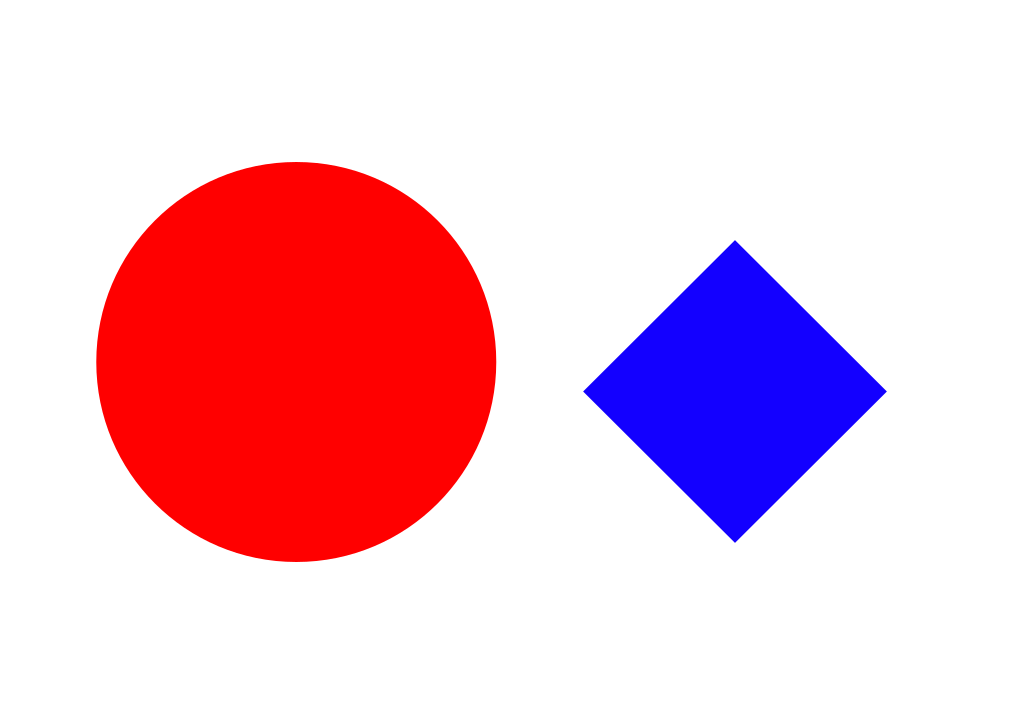
#> input picture task_1a_explore_opencv/Task_1A_Part1/Samples/Sample1.png, 1024 x 724 px; its folder holds only this picture in this run
$ python task_1a_part1.py
#> lines starting #> are read from the running program, lines starting #| are printed output that depends on the picture; after the words box and inside, x2 and y2 are one past the last pixel; in counts of white or black regions, pixels touching at a corner belong together
#> in scan_image, image is the input picture: shape (724, 1024, 3); mean B, G, R 211.8, 196, 240.4
'''
*****************************************************************************************
*
*               ===============================================
*                   Nirikshak Bot (NB) Theme (eYRC 2020-21)
*               ===============================================
*
*  This script is to implement Task 1A - Part 1 of Nirikshak Bot (NB) Theme (eYRC 2020-21).
*
*  This software is made available on an "AS IS WHERE IS BASIS".
*  Licensee/end user indemnifies and will keep e-Yantra indemnified from
*  any and all claim(s) that emanate from the use of the Software or
*  breach of the terms of this agreement.
*
*  e-Yantra - An MHRD project under National Mission on Education using ICT (NMEICT)
*
*****************************************************************************************
'''

# [5 lines left out: function show, not called in this run]
# Team ID:          NB_2139
# Author List:      Aman Tyagi, Yash Varshney
# Filename:         task_1a_part1.py
# Functions:        scan_image, rect, red_mask, blue_mask, green_mask, detect, line_intersect
#
# Global variables: shapes


####################### IMPORT MODULES #######################
## You are not allowed to make any changes in this section. ##
## You have to implement this task with the three available ##
## modules for this task (numpy, opencv, os)                ##
##############################################################
import cv2
import numpy as np
import os
##############################################################


# Global variable for details of shapes found in image and will be put in this dictionary, returned from scan_image function
shapes = {}


################# ADD UTILITY FUNCTIONS HERE #################
'''
                Inputs: Coordinates of points of two lines
                Outputs: Intersection point of the two lines
                Purpose: Thispurpose calculates the intersection point of two lines. Intersection
                point is helpful in finding the congruency of the two diagonals which is one of the
                distinct properties of the parallelograms.'''

# [14 lines left out: function line_intersect, not called in this run]

'''        Name: rect
           Inputs: contours
           Outputs: Properties of parallelograms and quadrilaterals
           Purpose: This function is called when the shape has 4 sides. It calculates several
           different properties of the shape which help distinguish between different parallelograms
           and quadrialteral such as if opposite sides and angles are equal, diagonals are congruent,
           all angles are congruent and if the aspect ratio is one.'''
# [58 lines left out: function rect, not called in this run]

'''         Name: detect
            Inputs: contours of the shape
            Outputs: Image shape, area, centroid co-ordinates
            Purpose: This functions takes contours, calculates area and outputs the
            image shape.'''
def detect(c):

        # initialize the shape name and approximate the contour
        peri = cv2.arcLength(c, True)
        approx = cv2.approxPolyDP(c, 0.001 * peri, True)
        M = cv2.moments(c)
        cX = int((M["m10"] / M["m00"])) #X co-ordinate of the centroid of the shape
        cY = int((M["m01"] / M["m00"])) #Y co-ordinate of the centroid of the shape
        shape = "unidentified" #Initialize a variable of string type

        area = cv2.contourArea(approx)
        #print(f" length of approx {approx}")


        #Triangle if it shape has three sides
        if len(approx) == 3:
            shape = "Triangle"

        elif len(approx) == 4:
            #Call rect() to detect the shape
            angle,op_angle,cong_diag,op_side_eq,all_sides_cong = rect(c)

            #If opposite angles and sides are equal and diagonals are congruent, it must be a parallelogram
            if op_angle and op_side_eq and cong_diag:
                #If all angles and sides are equal, aspect ratio is 1 and diagonals are congruent, it must be a square
                if angle and cong_diag and all_sides_cong:
                    shape='Square'
                elif not(angle) or not(cong_diag) and all_sides_cong:
                    #If aspect ratio is not 1 and angles are not 90, it must be a rhombus
                    shape = 'Rhombus'
                #Otherwise, its a parallelogram
                else:
                    shape = 'Parallelogram'
            #If diagonals are not congruent, aspect ratio is not 1, opposite angles are not equal and
            #all angles are not 90 degrees, it is a trapezium
            elif not(cong_diag) and not(angle) or not(op_angle):
                shape='Trapezium'
            #Otherwise, it is a quadrilateral
            else: shape='Quadrilateral'
        #Pentagon if shape has 5 sides
        elif len(approx) == 5:
            shape = "Pentagon"
        #Hexagon if shape has 6 sides
        elif len(approx) == 6:
            shape = "Hexagon"
        # otherwise, we assume the shape is a circle
        else:
            shape = "Circle"
        #return area rounded off to 1 decimal place
        return shape, float(round(int(area),1)), cX, cY

'''     Name: Process
        Inputs: Input image
        Outputs: None
        Purpose: This function masks the RGB colours and calls detect fucntion to
        detect shapes in the image and writes the required output in the shapes dictionary'''

def process(imageFrame):
    #Convert BGR image to HSV
    imageFrame = cv2.GaussianBlur(imageFrame,(5,5),cv2.BORDER_TRANSPARENT)
    hsvFrame = cv2.cvtColor(imageFrame, cv2.COLOR_BGR2HSV)
#> hsvFrame: shape (724, 1024, 3); mean H, S, V 8, 59, 255

    #To create a mask for red colour
    red_lower = np.array([0, 50, 50])
    red_upper = np.array([10, 255, 255])
    red_mask = cv2.inRange(hsvFrame, red_lower, red_upper)
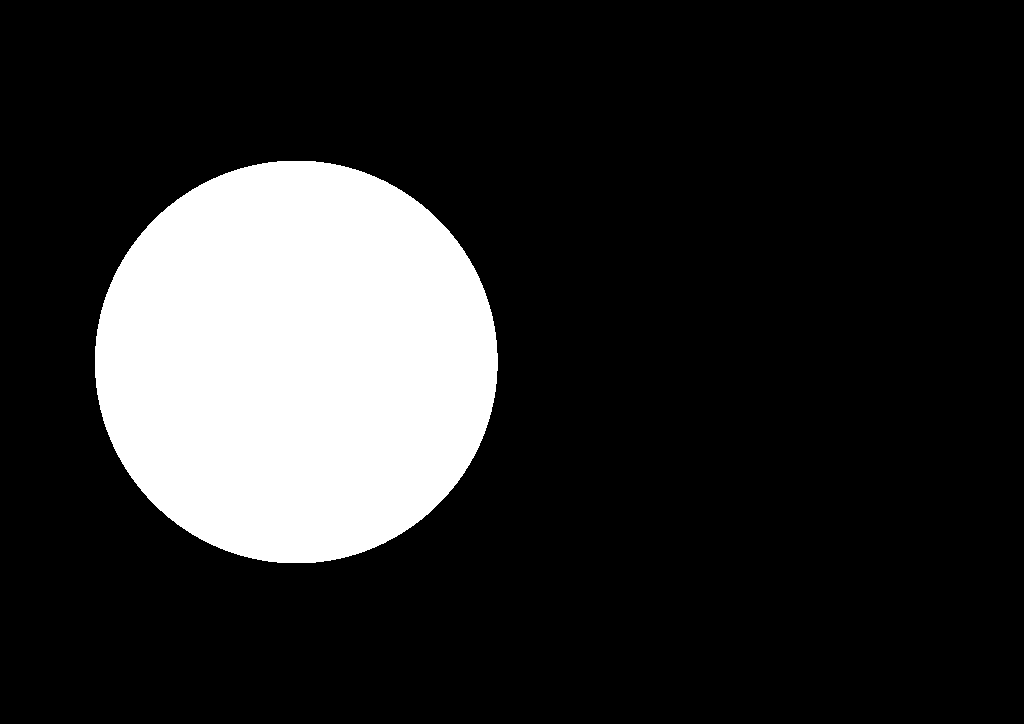
#> red_mask: shape (724, 1024); 17.2% white; 1 white region, box (x1, y1, x2, y2) and area: (95, 161, 498, 563) 127395
    kernal = np.ones((5, 5))
# [4 lines of commented-out code are left out]
    red_gray=cv2.threshold(red_mask, 245,225, cv2.THRESH_BINARY)[1]


    gray_blur= cv2.Canny(red_gray,100,255)
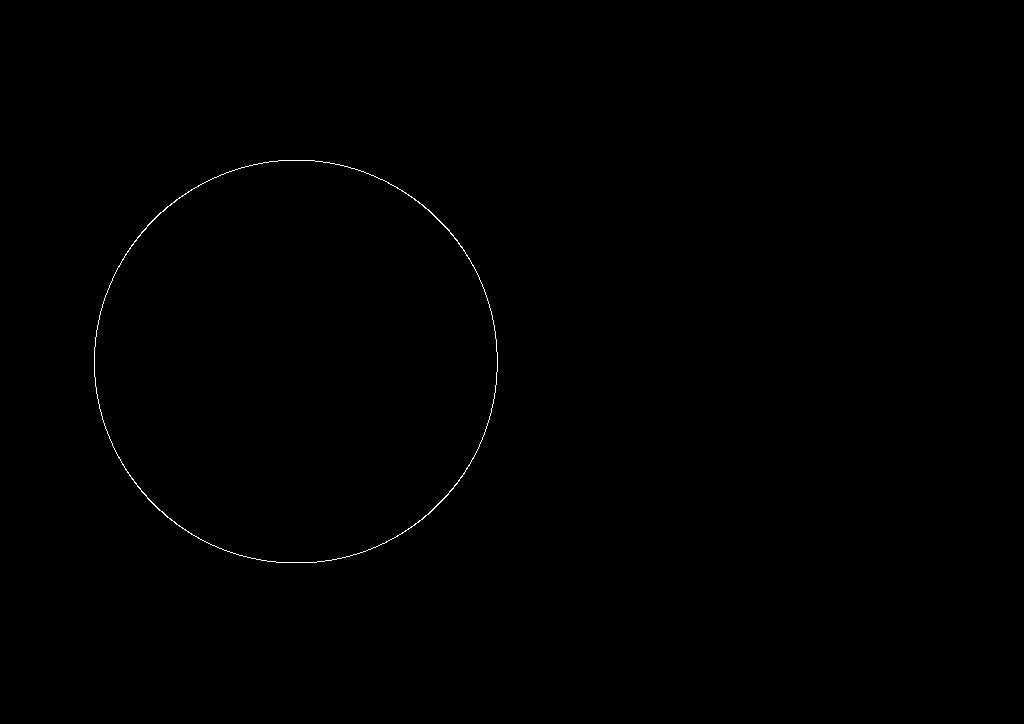
#> gray_blur: shape (724, 1024); 0.18% white in thin lines or dots, all inside (x1, y1, x2, y2) = (94, 160, 498, 563)
#     show('redgray', red_gray)
#     show('gray_blur', gray_blur)
    #Create a mask for green colour
    green_lower = np.array([25, 52, 72], np.uint8)
    green_upper = np.array([102, 255, 255], np.uint8)
    green_mask = cv2.inRange(hsvFrame, green_lower, green_upper)
#> green_mask: shape (724, 1024); every value is 0
    kernal = np.ones((5, 5))
    green_mask = cv2.dilate(green_mask, kernal)
    green_gray=cv2.threshold(green_mask, 250,255, cv2.THRESH_BINARY)[1]
    gray_blur_green = cv2.Canny(green_gray,100,255)

#     show('greengray', green_gray)
#     show('gray_blur_green', gray_blur_green)

    #Create a mask for blue colour
    blue_lower = np.array([94, 20, 0], np.uint8)
    blue_upper = np.array([140,255 ,255], np.uint8)
    blue_mask = cv2.inRange(hsvFrame, blue_lower, blue_upper)
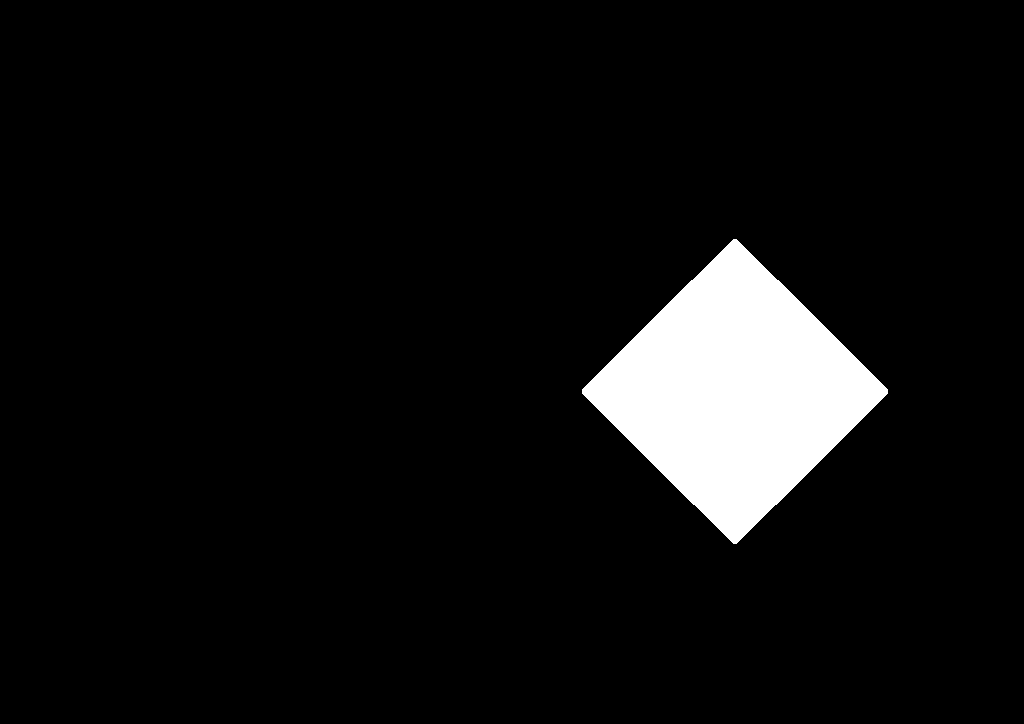
#> blue_mask: shape (724, 1024); 6.5% white; 1 white region, box (x1, y1, x2, y2) and area: (582, 239, 888, 544) 47870
    kernal = np.ones((5, 5))
    blue_mask = cv2.dilate(blue_mask, kernal)
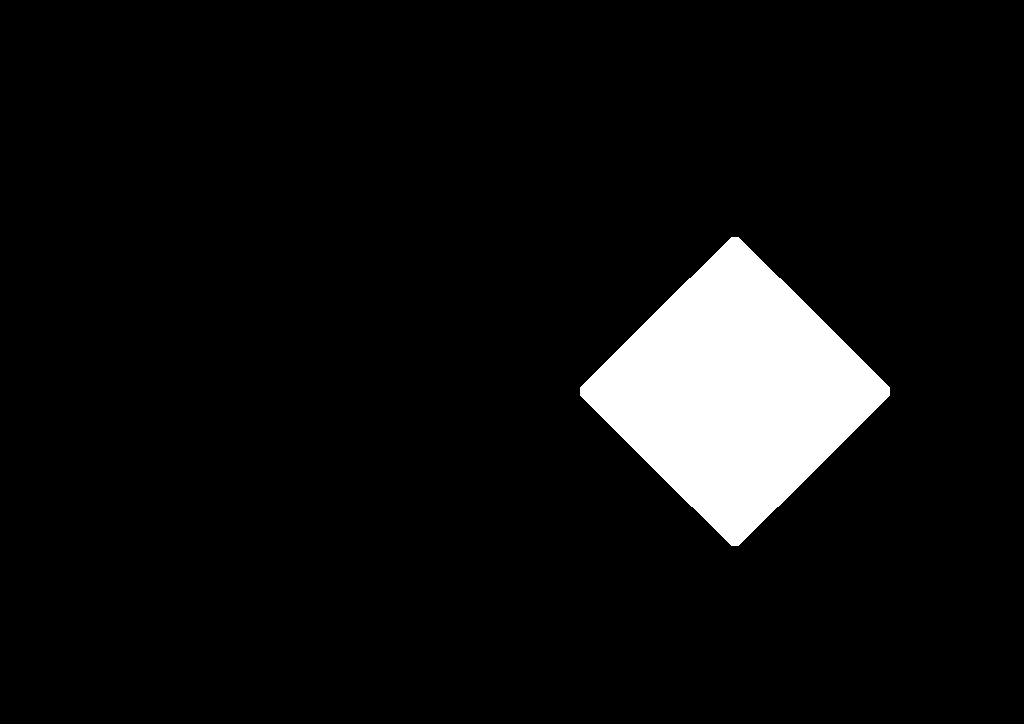
#> blue_mask: shape (724, 1024); 6.8% white; 1 white region, box (x1, y1, x2, y2) and area: (580, 237, 890, 546) 50330
    blue_gray=cv2.threshold(blue_mask, 245,225, cv2.THRESH_TRUNC)[1]
    gray_blur_blue= cv2.Canny(blue_gray,100,255)
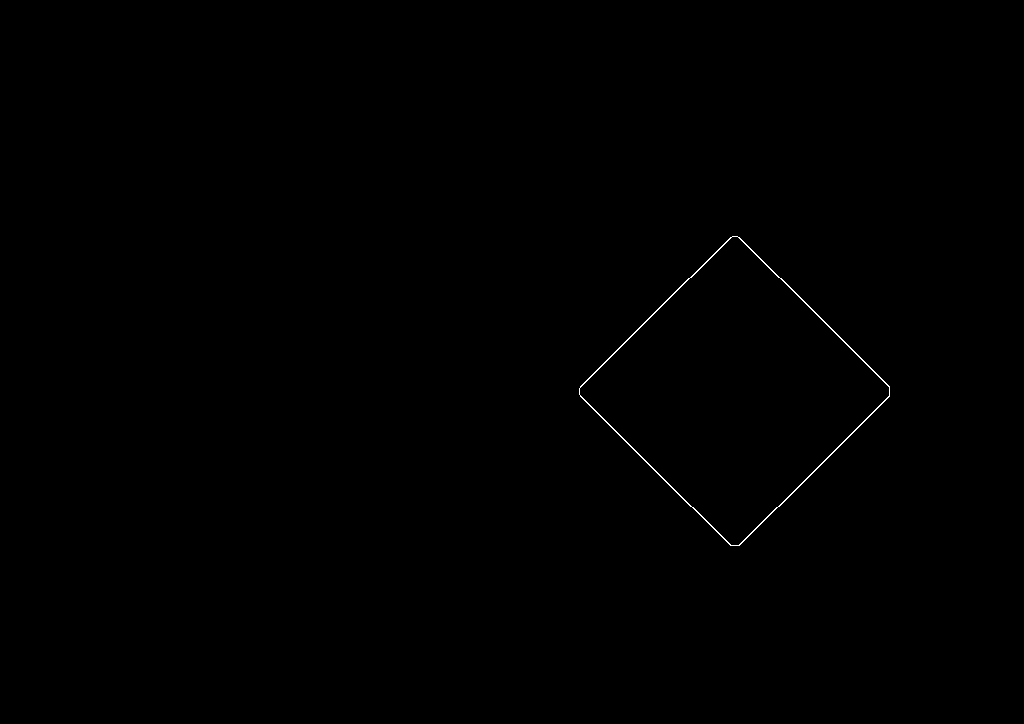
#> gray_blur_blue: shape (724, 1024); 0.17% white in thin lines or dots, all inside (x1, y1, x2, y2) = (579, 236, 890, 546)

#     show('bluegray', blue_gray)
#     show('gray_blur_blue', gray_blur_blue)

    #Find red contours in the image
    cnts= cv2.findContours(gray_blur , cv2.RETR_TREE, cv2.CHAIN_APPROX_SIMPLE)
#> cnts = 2 contours; box (x1, y1, x2, y2) and area: (94, 160, 498, 563) 127487, (94, 160, 498, 563) 127297

    #If red contours found
    if type(cnts[-1]) !=type(None) :

        if len(cnts) == 2:
            cnts = cnts[0]

        elif len(cnts) == 3:
            cnts = cnts[1]
        for i in cnts:
            ret_values=detect(i)
            #Add detected shape and corresponding outputs to the dictionary
            shapes[ret_values[0]]=['red', ret_values[1], ret_values[2], ret_values[3]]
#> this loop made 2 passes
#> (peri in detect, cX in detect, cY in detect, shape in detect, area in detect, ret_values) on passes 1 to 2: (1334.7, 295, 361, 'Circle', 127158, ('Circle', 127158, 295, 361)), (1332.3, 295, 361, 'Circle', 127011.5, ('Circle', 127011, 295, 361))
#> after the loop, shapes = {'Circle': ['red', 127011, 295, 361]}

    #Find green contours n the image
    cnts = cv2.findContours(gray_blur_green, cv2.RETR_TREE, cv2.CHAIN_APPROX_SIMPLE)
#> cnts = 0 contours

    #If green contours found
    if type(cnts[-1]) !=type(None) :
        if len(cnts) == 2:
            cnts = cnts[0]
        elif len(cnts) == 3:
            cnts = cnts[1]

        for i in cnts:
            ret_values=detect(i)
            #Add detected shape and corresponding outputs in the dictionary
            shapes[ret_values[0]]=['green',ret_values[1], ret_values[2], ret_values[3]]


    #Find blue contours in the image
    cnts= cv2.findContours(gray_blur_blue, cv2.RETR_TREE, cv2.CHAIN_APPROX_SIMPLE)
#> cnts = 2 contours; box (x1, y1, x2, y2) and area: (579, 236, 890, 546) 50623, (579, 236, 890, 546) 50029

    #If blue contours found
    if type(cnts[-1]) !=type(None) :
        if len(cnts) == 2:
            cnts = cnts[0]
        elif len(cnts) == 3:
            cnts = cnts[1]
        for i in cnts:
            ret_values=detect(i)
            #Add detected shape and corresponding outputs in the dictionary
            shapes[ret_values[0]]=['blue',ret_values[1], ret_values[2], ret_values[3]]
#> this loop made 2 passes
#> (peri in detect, cX in detect, cY in detect, shape in detect, area in detect, ret_values) on passes 1 to 2: (886.5, 734, 390, 'Circle', 50440, ('Circle', 50440, 734, 390)), (884.2, 734, 390, 'Circle', 49885, ('Circle', 49885, 734, 390))
#> after the loop, shapes = {'Circle': ['blue', 49885, 734, 390]}


##############################################################


def scan_image(img_file_path):
    global shapes
    shapes={}

    #Read the image
    image = cv2.imread(img_file_path)

    #Call the process function to detect shapes and other required outputs
    process(image)
#> in process (call 2), `cnts= cv2.findContours(gray_blur , cv2.RETR_TREE, cv2.CHAIN_APPROX_SIM..`: cnts = 2 contours; box (x1, y1, x2, y2) and area: (94, 160, 498, 563) 127487, (94, 160, 498, 563) 127297
#> the loop in process (call 2), `for i in cnts:` made 2 passes
#> in process (call 2), `cnts = cv2.findContours(gray_blur_green, cv2.RETR_TREE, cv2.CHAIN_APPR..`: cnts = 0 contours
#> in process (call 2), `cnts= cv2.findContours(gray_blur_blue, cv2.RETR_TREE, cv2.CHAIN_APPROX..`: cnts = 2 contours; box (x1, y1, x2, y2) and area: (579, 236, 890, 546) 50623, (579, 236, 890, 546) 50029
#> the loop in process (call 2), `for i in cnts:` made 2 passes
# [5 lines of commented-out code are left out]
    shapes=dict(sorted(shapes.items(), key=lambda x:x[1][1],reverse=True))
    return shapes


# NOTE: YOU ARE NOT ALLOWED TO MAKE ANY CHANGE TO THIS FUNCTION
#
# Function Name:    main
#        Inputs:    None
#       Outputs:    None
#       Purpose:    the function first takes 'Sample1.png' as input and runs scan_image function to find details
#                   of colored (non-white) shapes present in 'Sample1.png', it then asks the user whether
#                   to repeat the same on all images present in 'Samples' folder or not

if __name__ == '__main__':

    curr_dir_path = os.getcwd()
    print('Currently working in '+ curr_dir_path)

    # path directory of images in 'Samples' folder
    img_dir_path = curr_dir_path + '/Samples/'

    # path to 'Sample1.png' image file
    file_num = 1
    img_file_path = img_dir_path + 'Sample' + str(file_num) + '.png'

    print('\n============================================')
    print('\nLooking for Sample' + str(file_num) + '.png')

    if os.path.exists('Samples/Sample' + str(file_num) + '.png'):
        print('\nFound Sample' + str(file_num) + '.png')

    else:
        print('\n[ERROR] Sample' + str(file_num) + '.png not found. Make sure "Samples" folder has the selected file.')
        exit()

    print('\n============================================')

    scan_image(img_file_path)

    try:
        print('\nRunning scan_image function with ' + img_file_path + ' as an argument')
        shapes = scan_image(img_file_path)

        if type(shapes) is dict:
            print(shapes)
#| {'Circle': ['blue', 49885.0, 734, 390]}
            print('\nOutput generated. Please verify.')

        else:
            print('\n[ERROR] scan_image function returned a ' + str(type(shapes)) + ' instead of a dictionary.\n')
            exit()

    except Exception:
        print('\n[ERROR] scan_image function is throwing an error. Please debug scan_image function')
        exit()

    print('\n============================================')

    choice = input('\nWant to run your script on all the images in Samples folder ? ==>> "y" or "n": ')
#> the answer given: Samples

    if choice == 'y':

        file_count = 2

        for file_num in range(file_count):

            # path to image file
            img_file_path = img_dir_path + 'Sample' + str(file_num + 1) + '.png'

            print('\n============================================')
            print('\nLooking for Sample' + str(file_num + 1) + '.png')

            if os.path.exists('Samples/Sample' + str(file_num + 1) + '.png'):
                print('\nFound Sample' + str(file_num + 1) + '.png')

            else:
                print('\n[ERROR] Sample' + str(file_num + 1) + '.png not found. Make sure "Samples" folder has the selected file.')
                exit()

            print('\n============================================')

            try:
                print('\nRunning scan_image function with ' + img_file_path + ' as an argument')
                shapes = scan_image(img_file_path)

                if type(shapes) is dict:
                    print(shapes)
                    print('\nOutput generated. Please verify.')

                else:
                    print('\n[ERROR] scan_image function returned a ' + str(type(shapes)) + ' instead of a dictionary.\n')
                    exit()

            except Exception:
                print('\n[ERROR] scan_image function is throwing an error. Please debug scan_image function')
                exit()

            print('\n============================================')

    else:
        print('')
